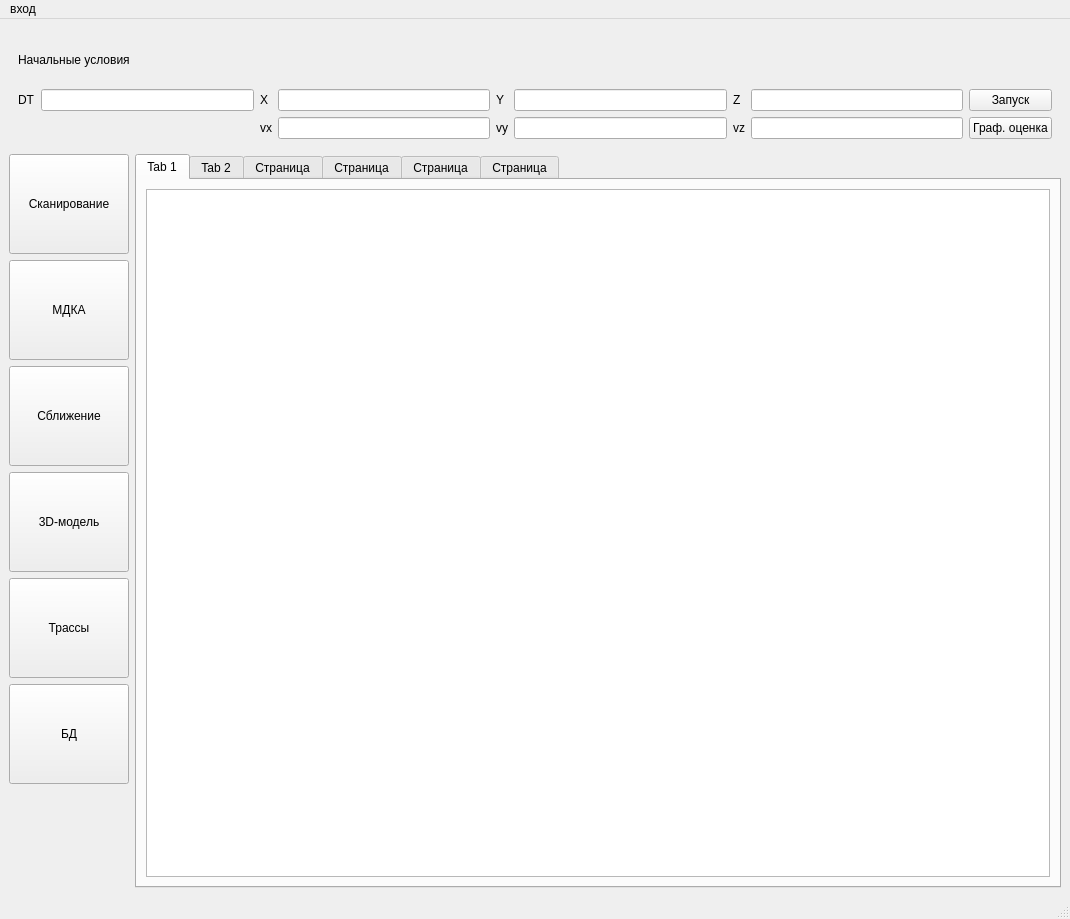
<?xml version="1.0" encoding="UTF-8"?>
<ui version="4.0">
 <class>MainWindow</class>
 <widget class="QMainWindow" name="MainWindow">
  <property name="geometry">
   <rect>
    <x>0</x>
    <y>0</y>
    <width>1070</width>
    <height>919</height>
   </rect>
  </property>
  <property name="windowTitle">
   <string>MainWindow</string>
  </property>
  <widget class="QWidget" name="centralwidget">
   <layout class="QGridLayout" name="gridLayout_5">
    <item row="0" column="0" colspan="2">
     <widget class="QStackedWidget" name="stackedWidget">
      <property name="minimumSize">
       <size>
        <width>0</width>
        <height>120</height>
       </size>
      </property>
      <property name="maximumSize">
       <size>
        <width>16777215</width>
        <height>120</height>
       </size>
      </property>
      <property name="currentIndex">
       <number>0</number>
      </property>
      <widget class="QWidget" name="page">
       <layout class="QGridLayout" name="gridLayout">
        <item row="0" column="0" colspan="2">
         <widget class="QLabel" name="label_17">
          <property name="text">
           <string>Начальные условия</string>
          </property>
         </widget>
        </item>
        <item row="1" column="0">
         <widget class="QLabel" name="label_7">
          <property name="text">
           <string>DT</string>
          </property>
         </widget>
        </item>
        <item row="1" column="1">
         <widget class="QLineEdit" name="lineEdit_7"/>
        </item>
        <item row="1" column="2">
         <widget class="QLabel" name="label">
          <property name="text">
           <string>X</string>
          </property>
         </widget>
        </item>
        <item row="1" column="3">
         <widget class="QLineEdit" name="lineEdit"/>
        </item>
        <item row="1" column="4">
         <widget class="QLabel" name="label_2">
          <property name="text">
           <string>Y</string>
          </property>
         </widget>
        </item>
        <item row="1" column="5">
         <widget class="QLineEdit" name="lineEdit_2"/>
        </item>
        <item row="1" column="6">
         <widget class="QLabel" name="label_3">
          <property name="text">
           <string>Z</string>
          </property>
         </widget>
        </item>
        <item row="1" column="7">
         <widget class="QLineEdit" name="lineEdit_3"/>
        </item>
        <item row="1" column="8">
         <widget class="QPushButton" name="pushButton_6">
          <property name="text">
           <string>Запуск</string>
          </property>
         </widget>
        </item>
        <item row="2" column="2">
         <widget class="QLabel" name="label_4">
          <property name="text">
           <string>vx</string>
          </property>
         </widget>
        </item>
        <item row="2" column="3">
         <widget class="QLineEdit" name="lineEdit_4"/>
        </item>
        <item row="2" column="4">
         <widget class="QLabel" name="label_5">
          <property name="text">
           <string>vy</string>
          </property>
         </widget>
        </item>
        <item row="2" column="5">
         <widget class="QLineEdit" name="lineEdit_5"/>
        </item>
        <item row="2" column="6">
         <widget class="QLabel" name="label_6">
          <property name="text">
           <string>vz</string>
          </property>
         </widget>
        </item>
        <item row="2" column="7">
         <widget class="QLineEdit" name="lineEdit_6"/>
        </item>
        <item row="2" column="8">
         <widget class="QPushButton" name="pushButton_7">
          <property name="text">
           <string>Граф. оценка</string>
          </property>
         </widget>
        </item>
       </layout>
      </widget>
      <widget class="QWidget" name="page_2">
       <layout class="QGridLayout" name="gridLayout_3">
        <item row="0" column="0" colspan="2">
         <widget class="QLabel" name="label_8">
          <property name="text">
           <string>Математическая модель движения  </string>
          </property>
         </widget>
        </item>
        <item row="0" column="2" rowspan="2">
         <widget class="QPushButton" name="pushButton_8">
          <property name="text">
           <string>Запуск</string>
          </property>
         </widget>
        </item>
        <item row="1" column="0">
         <widget class="QCheckBox" name="checkBox">
          <property name="text">
           <string>Киниматика</string>
          </property>
         </widget>
        </item>
        <item row="1" column="1">
         <widget class="QCheckBox" name="checkBox_2">
          <property name="text">
           <string>Стохастика</string>
          </property>
         </widget>
        </item>
       </layout>
      </widget>
      <widget class="QWidget" name="page_5">
       <widget class="QPushButton" name="pushButton_9">
        <property name="geometry">
         <rect>
          <x>220</x>
          <y>30</y>
          <width>104</width>
          <height>36</height>
         </rect>
        </property>
        <property name="text">
         <string>PushButton</string>
        </property>
       </widget>
      </widget>
      <widget class="QWidget" name="page_6">
       <widget class="QLabel" name="label_18">
        <property name="geometry">
         <rect>
          <x>30</x>
          <y>20</y>
          <width>331</width>
          <height>20</height>
         </rect>
        </property>
        <property name="text">
         <string>настройки 3d-модели</string>
        </property>
       </widget>
      </widget>
      <widget class="QWidget" name="page_7">
       <widget class="QLabel" name="label_19">
        <property name="geometry">
         <rect>
          <x>10</x>
          <y>10</y>
          <width>201</width>
          <height>20</height>
         </rect>
        </property>
        <property name="text">
         <string>Настройки Трасс</string>
        </property>
       </widget>
       <widget class="QPushButton" name="pBsettingMap">
        <property name="geometry">
         <rect>
          <x>20</x>
          <y>40</y>
          <width>104</width>
          <height>36</height>
         </rect>
        </property>
        <property name="text">
         <string>Настройки</string>
        </property>
       </widget>
      </widget>
     </widget>
    </item>
    <item row="1" column="0">
     <layout class="QVBoxLayout" name="verticalLayout">
      <item>
       <widget class="QPushButton" name="pushButton">
        <property name="minimumSize">
         <size>
          <width>120</width>
          <height>100</height>
         </size>
        </property>
        <property name="maximumSize">
         <size>
          <width>120</width>
          <height>100</height>
         </size>
        </property>
        <property name="text">
         <string>Сканирование</string>
        </property>
       </widget>
      </item>
      <item>
       <widget class="QPushButton" name="pushButton_2">
        <property name="minimumSize">
         <size>
          <width>120</width>
          <height>100</height>
         </size>
        </property>
        <property name="maximumSize">
         <size>
          <width>120</width>
          <height>100</height>
         </size>
        </property>
        <property name="text">
         <string>МДКА</string>
        </property>
       </widget>
      </item>
      <item>
       <widget class="QPushButton" name="pushButton_3">
        <property name="minimumSize">
         <size>
          <width>120</width>
          <height>100</height>
         </size>
        </property>
        <property name="maximumSize">
         <size>
          <width>120</width>
          <height>100</height>
         </size>
        </property>
        <property name="text">
         <string>Сближение</string>
        </property>
       </widget>
      </item>
      <item>
       <widget class="QPushButton" name="pushButton_4">
        <property name="minimumSize">
         <size>
          <width>120</width>
          <height>100</height>
         </size>
        </property>
        <property name="maximumSize">
         <size>
          <width>120</width>
          <height>100</height>
         </size>
        </property>
        <property name="text">
         <string>3D-модель</string>
        </property>
       </widget>
      </item>
      <item>
       <widget class="QPushButton" name="pushButton_5">
        <property name="minimumSize">
         <size>
          <width>120</width>
          <height>100</height>
         </size>
        </property>
        <property name="maximumSize">
         <size>
          <width>120</width>
          <height>100</height>
         </size>
        </property>
        <property name="text">
         <string>Трассы</string>
        </property>
       </widget>
      </item>
      <item>
       <widget class="QPushButton" name="pushButtonBD">
        <property name="minimumSize">
         <size>
          <width>120</width>
          <height>100</height>
         </size>
        </property>
        <property name="maximumSize">
         <size>
          <width>120</width>
          <height>100</height>
         </size>
        </property>
        <property name="text">
         <string>БД</string>
        </property>
       </widget>
      </item>
      <item>
       <spacer name="verticalSpacer">
        <property name="orientation">
         <enum>Qt::Vertical</enum>
        </property>
        <property name="sizeHint" stdset="0">
         <size>
          <width>20</width>
          <height>40</height>
         </size>
        </property>
       </spacer>
      </item>
     </layout>
    </item>
    <item row="1" column="1">
     <widget class="QTabWidget" name="tabWidget">
      <property name="currentIndex">
       <number>0</number>
      </property>
      <widget class="QWidget" name="tab">
       <attribute name="title">
        <string>Tab 1</string>
       </attribute>
       <layout class="QGridLayout" name="gridLayout_2">
        <item row="0" column="0">
         <widget class="QTableView" name="tableView"/>
        </item>
       </layout>
      </widget>
      <widget class="QWidget" name="tab_2">
       <attribute name="title">
        <string>Tab 2</string>
       </attribute>
       <layout class="QVBoxLayout" name="verticalLayout_4">
        <item>
         <layout class="QHBoxLayout" name="horizontalLayout_5"/>
        </item>
       </layout>
      </widget>
      <widget class="QWidget" name="tab_3">
       <attribute name="title">
        <string>Страница</string>
       </attribute>
       <layout class="QHBoxLayout" name="horizontalLayout">
        <item>
         <widget class="QTableView" name="tableView_2"/>
        </item>
       </layout>
      </widget>
      <widget class="QWidget" name="tab_4">
       <attribute name="title">
        <string>Страница</string>
       </attribute>
       <layout class="QGridLayout" name="gridLayout_4"/>
      </widget>
      <widget class="QWidget" name="tab_5">
       <attribute name="title">
        <string>Страница</string>
       </attribute>
       <layout class="QVBoxLayout" name="verticalLayout_2">
        <item>
         <widget class="QWidget" name="lwidget" native="true"/>
        </item>
       </layout>
      </widget>
      <widget class="QWidget" name="tab_6">
       <attribute name="title">
        <string>Страница</string>
       </attribute>
       <layout class="QVBoxLayout" name="verticalLayout_6">
        <item>
         <layout class="QHBoxLayout" name="horizontalLayout_4">
          <item>
           <spacer name="horizontalSpacer">
            <property name="orientation">
             <enum>Qt::Horizontal</enum>
            </property>
            <property name="sizeHint" stdset="0">
             <size>
              <width>40</width>
              <height>20</height>
             </size>
            </property>
           </spacer>
          </item>
          <item>
           <widget class="QPushButton" name="pBback">
            <property name="minimumSize">
             <size>
              <width>35</width>
              <height>35</height>
             </size>
            </property>
            <property name="maximumSize">
             <size>
              <width>35</width>
              <height>35</height>
             </size>
            </property>
            <property name="text">
             <string/>
            </property>
           </widget>
          </item>
          <item>
           <widget class="QPushButton" name="pBNext">
            <property name="minimumSize">
             <size>
              <width>35</width>
              <height>35</height>
             </size>
            </property>
            <property name="maximumSize">
             <size>
              <width>35</width>
              <height>35</height>
             </size>
            </property>
            <property name="text">
             <string/>
            </property>
           </widget>
          </item>
         </layout>
        </item>
        <item>
         <widget class="QStackedWidget" name="stackedWidget_2">
          <property name="currentIndex">
           <number>0</number>
          </property>
          <widget class="QWidget" name="page_3">
           <layout class="QVBoxLayout" name="verticalLayout_5">
            <item>
             <widget class="QLabel" name="labelGeo">
              <property name="minimumSize">
               <size>
                <width>150</width>
                <height>0</height>
               </size>
              </property>
              <property name="maximumSize">
               <size>
                <width>150</width>
                <height>16777215</height>
               </size>
              </property>
              <property name="text">
               <string>GeonameTable</string>
              </property>
             </widget>
            </item>
            <item>
             <widget class="QTableView" name="tableViewGeo"/>
            </item>
           </layout>
          </widget>
          <widget class="QWidget" name="page_4">
           <layout class="QVBoxLayout" name="verticalLayout_3">
            <item>
             <widget class="QLabel" name="labelTan">
              <property name="minimumSize">
               <size>
                <width>150</width>
                <height>0</height>
               </size>
              </property>
              <property name="maximumSize">
               <size>
                <width>150</width>
                <height>16777215</height>
               </size>
              </property>
              <property name="text">
               <string>TableName</string>
              </property>
             </widget>
            </item>
            <item>
             <widget class="QTableView" name="tableView_4"/>
            </item>
           </layout>
          </widget>
         </widget>
        </item>
       </layout>
      </widget>
     </widget>
    </item>
   </layout>
  </widget>
  <widget class="QMenuBar" name="menubar">
   <property name="geometry">
    <rect>
     <x>0</x>
     <y>0</y>
     <width>1070</width>
     <height>32</height>
    </rect>
   </property>
   <widget class="QMenu" name="menu">
    <property name="title">
     <string>вход</string>
    </property>
   </widget>
   <addaction name="menu"/>
  </widget>
  <widget class="QStatusBar" name="statusbar"/>
 </widget>
 <resources/>
 <connections/>
</ui>
